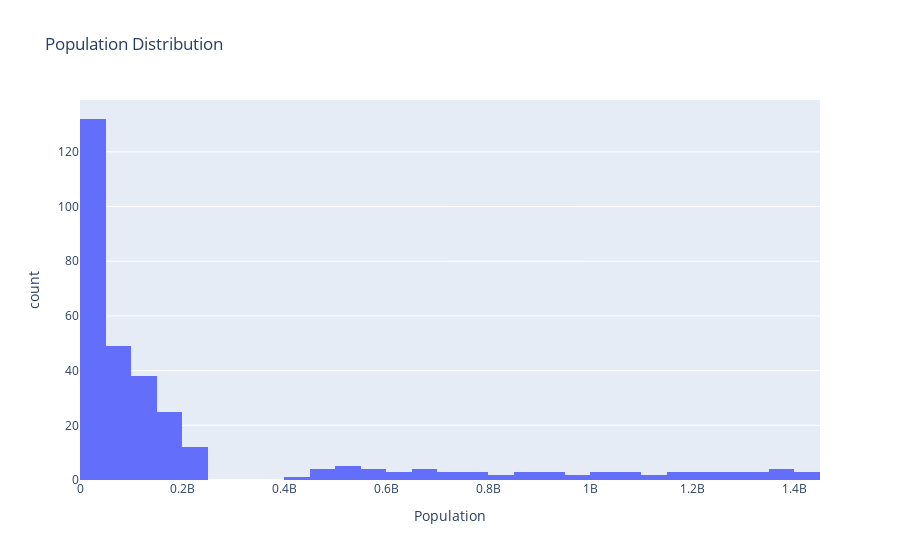

The notebook cell saved with this chart:
### Code cell
#plotly for histogram of Population
import plotly.express as px

fig = px.histogram(data, x="Population", nbins=50,
                   title= "Population Distribution")
fig.show()

### Figure 1 — Plotly figure (JSON) as saved in the notebook; plotly's stock layout.template omitted (floating-point values rounded to 4 significant figures; data arrays with more than 128 entries replaced by an {"elided": "..."} marker saying what was removed)
{"data": [{"alignmentgroup": "True", "bingroup": "x", "hovertemplate": "Population=%{x}<br>count=%{y}<extra></extra>", "legendgroup": "", "marker": {"color": "#636efa", "pattern": {"shape": ""}}, "name": "", "nbinsx": 50, "offsetgroup": "", "orientation": "v", "showlegend": false, "type": "histogram", "x": {"elided": "320 int values"}, "xaxis": "x", "yaxis": "y"}], "layout": {"barmode": "relative", "legend": {"tracegroupgap": 0}, "title": {"text": "Population Distribution"}, "xaxis": {"anchor": "y", "domain": [0, 1], "title": {"text": "Population"}}, "yaxis": {"anchor": "x", "domain": [0, 1], "title": {"text": "count"}}}}
